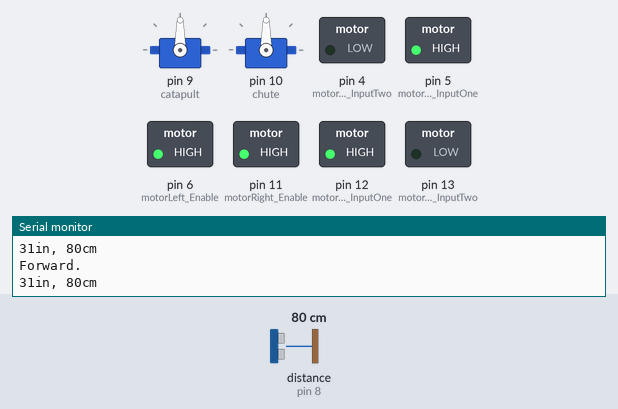
This sketch was run on a simulated Arduino Uno, built with avr-gcc and run on an emulated ATmega328P. Shown: 2 × servo, switched loads named in the sketch (green lamp = pin HIGH), the last lines printed to the serial monitor. Wiring (inferred from the names in the program): ultrasonic range finder: trigger pin 7; echo pin 8. The inputs (shaded band) are chosen by the test bench; at power-on: distance to the obstacle (sensor on pin 8) 80 cm. The echo pulse lasts 58.3 µs per cm; random numbers use the default seed unless the sketch sets one; pins used as bus, display or sensor lines are not drawn.

Above: at 1.2 s.
1.3 s: distance to the obstacle (sensor on pin 8) set to 20 cm
4.3 s: distance to the obstacle (sensor on pin 8) set to 16 cm
At 4.9 s:
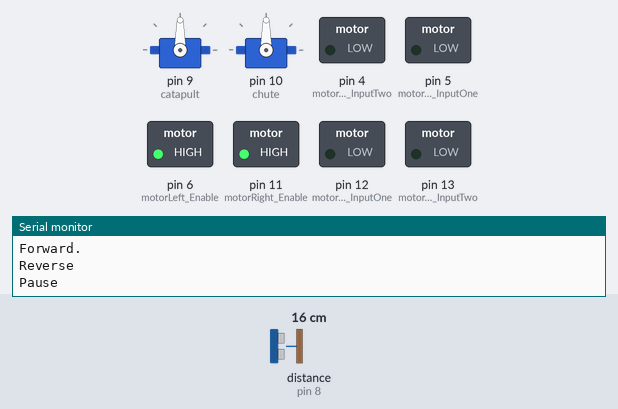
At 7.0 s:
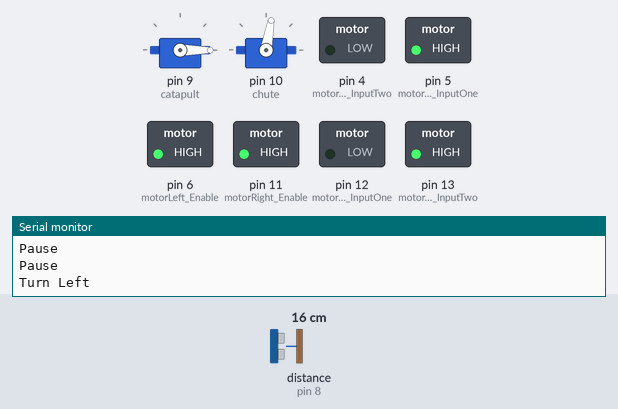
10.3 s: distance to the obstacle (sensor on pin 8) set to 2 cm
At 12.6 s:
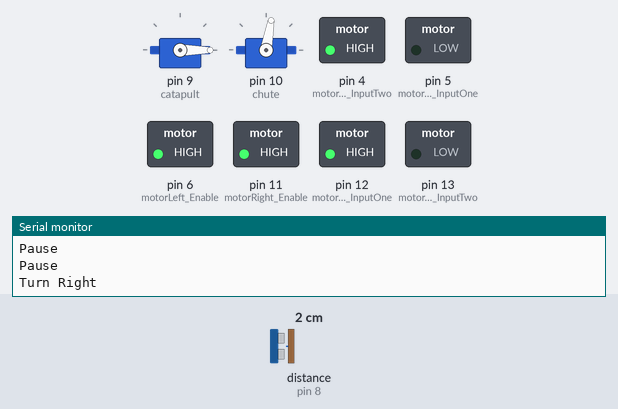
13.3 s: distance to the obstacle (sensor on pin 8) set to 299 cm
Timing chart, 0 to 17.3 s (numbered marks = the images above; inputs shaded):
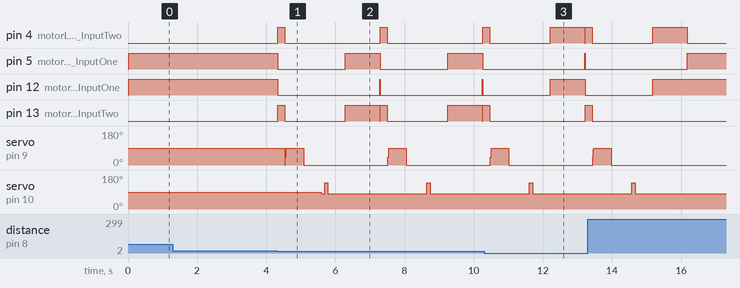

Measured:
- the behaviour switches between 19 and 18 cm on distance to the obstacle (sensor on pin 8) (found by bisection; images 0 and 1)
- after the input at 4.3 s, pin 4 (motorLeft_InputTwo): alternates HIGH for 0.20 s and LOW for 2.8 s, starting at once; pin 5 (motorLeft_InputOne): alternates HIGH for 1.0 s and LOW for 2.0 s, starting at once

The sketch:

Wheeled_Robot_With_Catapult.ino
```cpp
/*
 ************************************************************************************
 * Mechanismic Inc.
 *
 * Created 2023
 * By Digvijay Patil
 * Last Modified 07/24/2023
 * Version 2.0
 *
 *
 * This project aims to educate the user on how to connect two servos
 * and demonstrate their uses and limits with a catapult on a 2WD car.
 *
 *
 *
 * https://snappyxo.io/

 ************************************************************************************
 */


//Libraries
#include <Servo.h>

//Declares Servos
Servo catapult;
Servo chute;

int trig = 7; // attach pin 7 to Trig
int echo = 8; //attach pin 8 to Echo
int pos = 0; //initilizes the

// Left and Right defined as if you were looking at car from back
const int motorLeft_InputTwo = 4;
const int motorLeft_InputOne = 5;
const int motorLeft_Enable = 6;
const int motorRight_Enable = 11;
const int motorRight_InputOne = 12;
const int motorRight_InputTwo = 13;

void setup() {
// initialize serial communication:
Serial.begin(9600);

//Declares that all pins connected to the motors will be outputs
pinMode(motorLeft_InputTwo, OUTPUT);
pinMode(motorLeft_InputOne, OUTPUT);
pinMode(motorLeft_Enable, OUTPUT);
pinMode(motorRight_Enable, OUTPUT);
pinMode(motorRight_InputOne, OUTPUT);
pinMode(motorRight_InputTwo, OUTPUT);

//Turns on both of the motors by setting enable pins to HIGH
digitalWrite(motorLeft_Enable, HIGH);
digitalWrite(motorRight_Enable, HIGH);

//Assigns pins to servos
catapult.attach(9);
chute.attach(10);
}

void loop() {

 long duration, inches, cm;
 pinMode(trig, OUTPUT);

//send a short LOW pulse first
 digitalWrite(trig, LOW);
 delayMicroseconds(2);

 //send a 5 microsecond HIGH pulse, specified by datasheet
 digitalWrite(trig, HIGH);
 delayMicroseconds(5);

 //end high pulse
 digitalWrite(trig, LOW);

 //now set the pingPin to the input mode and listens for echo, records in microseconds
 pinMode(echo,INPUT);
 duration = pulseIn(echo, HIGH);

 // convert the time into a distance
 inches = microsecondsToInches(duration);
 cm = microsecondsToCentimeters(duration);

 Serial.print(inches);
 Serial.print("in, ");
 Serial.print(cm);
 Serial.print("cm");
 Serial.println();
 delay(10);

//Commands robot to drive forward
 forward();

 int randint = random(0,2);// // randomly choose whether to turn left or right if an obstacle is encountered; in this code, 0 is turning right and 1 is turning left

//When robot becomes to close to the obstacle; Robot will reverse, turn right, then continue forward
 if (inches < 7 && randint == 0) {
  reverse();
  delay(200);
  pause();

  for (pos = 0; pos <= 90; pos += 10)  // goes from 0 degrees to 90 degrees in steps of 1 degree
  {
  catapult.write(pos);
  delay(5);
  }

  delay(500);
  catapult.write(0);
  delay(500);
  chute.write(80);
  delay(100);
  chute.write(140); //chute releases ball
  delay(100);
  chute.write(80);
  pause();
  delay(500);
  turnright();
  delay(1000);
  forward();
}

//When robot becomes to close to the obstacle; Robot will reverse, turn left, then continue forward
 if (inches < 7 && randint == 1) {
 reverse();
  delay(200);
  pause();

  for (pos = 0; pos <= 90; pos += 10)  // goes from 0 degrees to 90 degrees in steps of 1 degree
  {
  catapult.write(pos);
  delay(5);
  }
  delay(500);
  catapult.write(0);
  delay(500);
  chute.write(80);
  delay(100);
  chute.write(140); //chute releases ball
  delay(100);
  chute.write(80);
  pause();
  delay(500);
  turnleft();
  delay(1000);
  forward();
}
}

void forward(){
 //Commands one motor to rotate CW and the other to rotate CCW
 Serial.println("Forward.");
 digitalWrite(motorLeft_InputOne, HIGH);
 digitalWrite(motorLeft_InputTwo, LOW);
 digitalWrite(motorRight_InputOne, HIGH);
 digitalWrite(motorRight_InputTwo, LOW);
}

void reverse() {
  Serial.println("Reverse");
  digitalWrite(motorLeft_InputOne, LOW);
  digitalWrite(motorLeft_InputTwo, HIGH);
  digitalWrite(motorRight_InputOne, LOW);
  digitalWrite(motorRight_InputTwo, HIGH);
}

void turnleft() {
  Serial.println("Turn Left");
  digitalWrite(motorLeft_InputOne, HIGH);
  digitalWrite(motorLeft_InputTwo, LOW);
  digitalWrite(motorRight_InputOne, LOW);
  digitalWrite(motorRight_InputTwo, HIGH);
}

void turnright() {
  Serial.println("Turn Right");
  digitalWrite(motorLeft_InputOne, LOW);
  digitalWrite(motorLeft_InputTwo, HIGH);
  digitalWrite(motorRight_InputOne, HIGH);
  digitalWrite(motorRight_InputTwo, LOW);
}

void pause() {
  Serial.println("Pause");
  digitalWrite(motorLeft_InputOne, LOW);
  digitalWrite(motorLeft_InputTwo, LOW);
  digitalWrite(motorRight_InputOne, LOW);
  digitalWrite(motorRight_InputTwo, LOW);
}

long microsecondsToInches(long microseconds)
{
// According to Parallax's datasheet for the PING))), there are
// 73.746 microseconds per inch (i.e. sound travels at 1130 feet per
// second). This gives the distance travelled by the ping, outbound
// and return, so we divide by 2 to get the distance of the obstacle.
// See: http://www.parallax.com/dl/docs/prod/acc/28015-PI...
return microseconds / 74 / 2;
}

long microsecondsToCentimeters(long microseconds)
{
// The speed of sound is 340 m/s or 29 microseconds per centimeter.
// The ping travels out and back, so to find the distance of the
// object we take half of the distance travelled.
return microseconds / 29 / 2;
}
```
